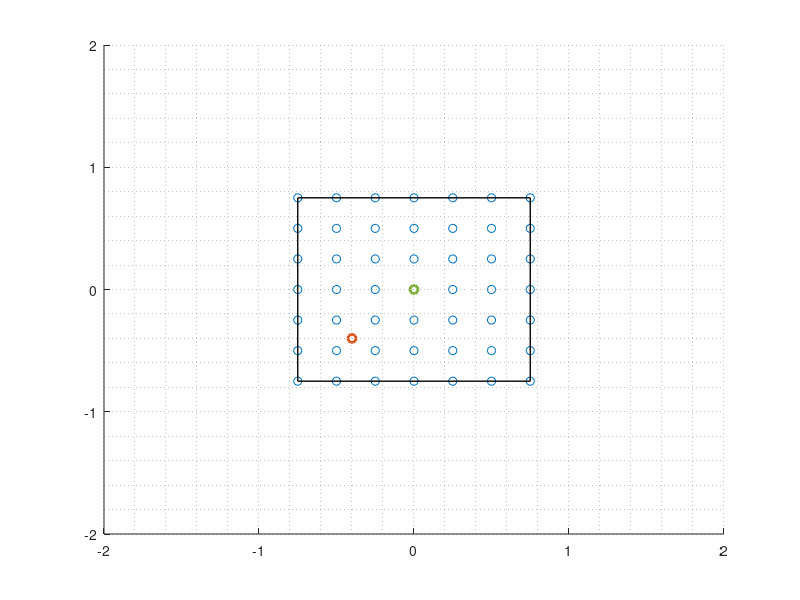

MATLAB code to generate this figure:
clc, close all, clear all

colorsMATLAB = [0.0000 0.4470 0.7410 ;... 
                0.8500 0.3250 0.0980 ;...
                0.9290 0.6940 0.1250 ;...
                0.4940 0.1840 0.5560 ;...
                0.4660 0.6740 0.1880 ;...
                0.3010 0.7450 0.9330 ;...
                0.6350 0.0780 0.1840];

% Asumiendo un phi = [0, 20, 20].

t_OWP = [-0.40,-0.40, 2];
t_OWC = [0, 0, 2];

% testbed
z0 = 0.76;
x_max=0.75;x_min=-0.75;
y_max=0.75;y_min=-0.75;
Xr = [x_min, x_max, x_max, x_min, x_min];
Yr = [y_min, y_min, y_max, y_max, y_min];
Zr = z0*ones(1,5);

% sample points
step = 0.25;
Rx = x_min:step:x_max;
Ry = y_min:step:y_max;
[XX,YY] = meshgrid(Rx,Ry);
NN = numel(XX)
R = [XX(:)'; YY(:)'; z0*ones(1,NN)];  % puntos del receptor


figure(1)
hold on
plot3(t_OWP(1),t_OWP(2),t_OWP(3),'o','LineWidth',2, 'Color',  colorsMATLAB(2,:))
plot3(t_OWC(1),t_OWC(2),t_OWC(3),'o','LineWidth',2, 'Color',  colorsMATLAB(5,:))
plot3(R(1,:),R(2,:),R(3,:),'o','LineWidth',0.75, 'Color',  colorsMATLAB(1,:))
plot3(Xr, Yr, Zr, '-','LineWidth',1,'Color','k')
axis([-2 2 -2 2 0 2]);
grid minor;
